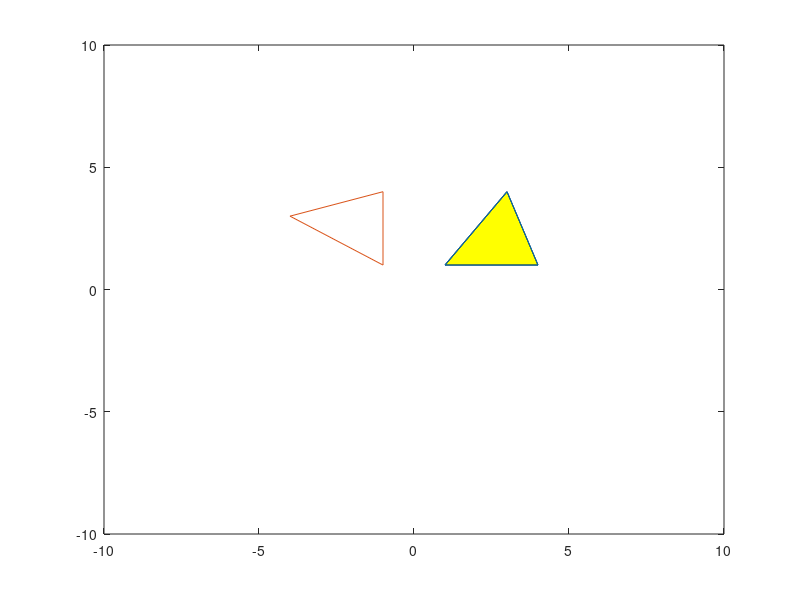

Here is the MATLAB script that generated this plot:
x = [1 4 3 1];
y = [1 1 4 1];
shape= [x;y];
fill (x,y,'y' )
axis([-10 10 -10 10]);
hold on;
plot (x,y)
rmatrix = [0, -1, 0; 1, 0, 0; 0, 0, 1];
shape(3,:)=ones();
answer = (rmatrix*shape);
plot (answer(1,:),answer(2,:))
